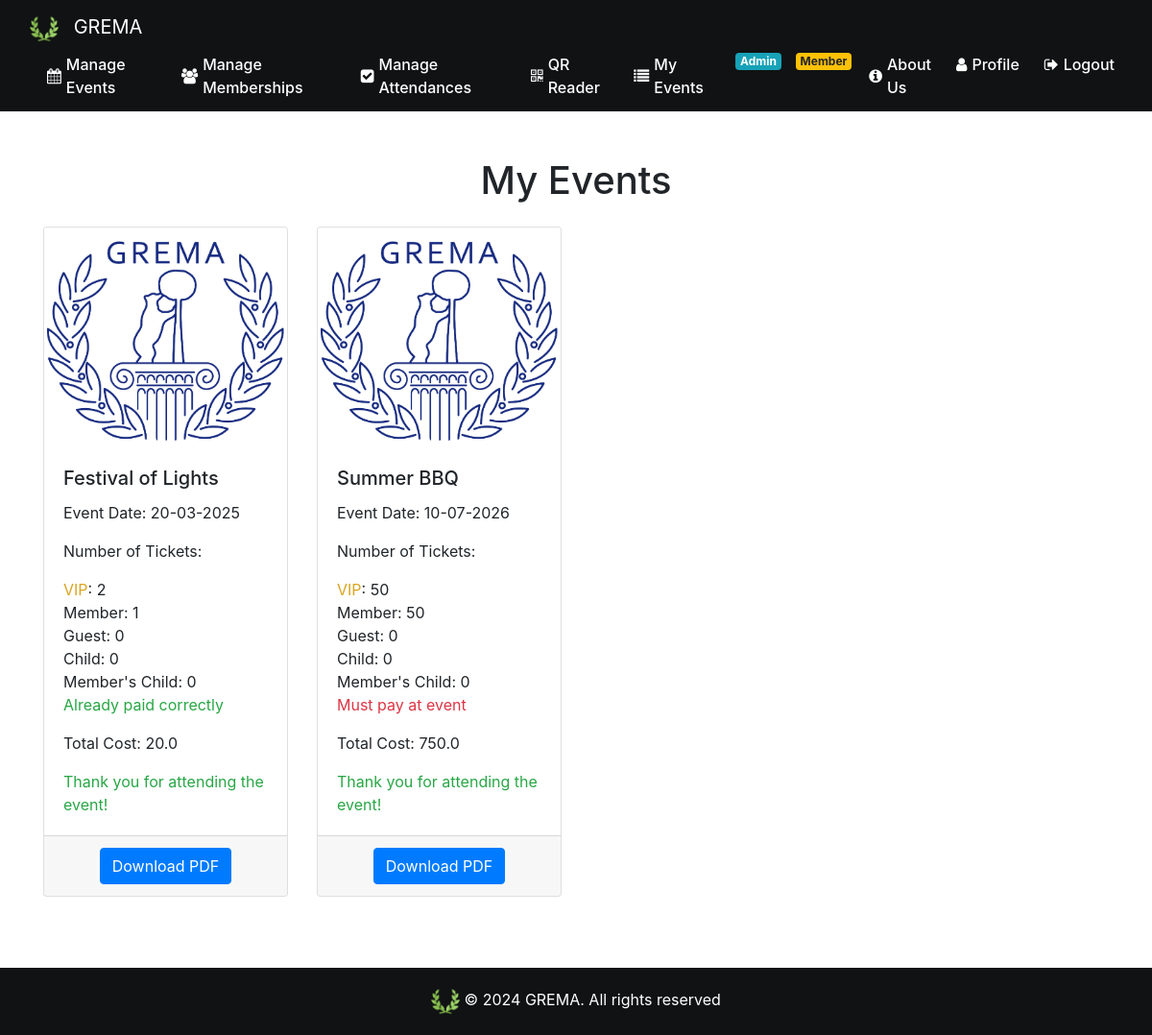
/my_events (signed in), run on the app's committed database.
### website/models.py (models this page shows)
class Event(db.Model):
    id = db.Column(db.Integer, primary_key=True)
    name= db.Column(db.String(80))
    date = db.Column(db.DateTime(timezone=True), default=func.current_date())
    max_guest_num = db.Column(db.Integer)
    member_price=db.Column(db.Float)
    member_child_price=db.Column(db.Float)
    guest_price=db.Column(db.Float)
    child_price=db.Column(db.Float)
    is_family_friendly=db.Column(db.Boolean)
    img_url=db.Column(db.String(300))
    description=db.Column(db.String(800))
    admin_id = db.Column(db.Integer, db.ForeignKey('admin.id'))

class Event_Attendance(db.Model):
    id = db.Column(db.Integer, primary_key=True)
    event_id = db.Column(db.Integer, db.ForeignKey('event.id'))
    user_id = db.Column(db.Integer, db.ForeignKey('user.id'))
    date = db.Column(db.DateTime(timezone=True), default=func.current_date())
    number_guest_tickets = db.Column(db.Integer)
    number_child_tickets = db.Column(db.Integer)
    number_member_tickets = db.Column(db.Integer)
    number_memberchild_tickets = db.Column(db.Integer)
    vip_admin_tickets= db.Column(db.Integer)
    guests_names = db.Column(db.String(300))
    cash_payment_in_event=db.Column(db.Boolean)
    total_price= db.Column(db.Float)

### website/views.py (the view)
@views.route('/my_events', methods=['GET', 'POST'])
@login_required
def my_events():
    user_attendances = Event_Attendance.query.filter_by(user_id=current_user.id).all()
    events = [Event.query.get(attendance.event_id) for attendance in user_attendances]
    now = datetime.now()
    return render_template('my_events.html', user_attendances=user_attendances, events=events, user=current_user,now=now)

### website/views.py (called while the page is built)
@views.context_processor
def inject_membership():
    if current_user.is_authenticated:
        is_member = Fee.query.filter_by(user_fee=current_user.id, payed=True).first() is not None
    else:
        is_member = False
    return dict(is_member=is_member)

### website/templates/my_events.html (shortened to what this page needs)
{% extends "base.html" %}
{% block content %}
<br><br>
<div class="container">
    <h1 class="text-center mb-4">My Events</h1>
    {% if user_attendances|length == 0 %}
    <p class="text-center text-muted mb-4">You haven't signed up for any events yet.</p>
    {% else %}
    <div class="row row-cols-1 row-cols-md-4">
        {% for i in range(user_attendances|length) %}
        <div class="col mb-4">
            <div class="card h-100 div-hover">
                {% if events[i].img_url %}
                <img src="{{ events[i].img_url }}" class="card-img-top" alt="{{ events[i].name }}">
                {% else %}
                <img src="{{ url_for('static', filename='images/gremaLogo.png') }}" class="card-img-top"
                    alt="{{ events[i].name }}">
                {% endif %}
                <div class="card-body">
                    <h5 class="card-title">{{ events[i].name }}</h5>
                    <p class="card-text">Event Date: {{ events[i].date.strftime('%d-%m-%Y') }}</p>
                    <p class="card-text">Number of Tickets:</p>
                    <ul class="list-unstyled">
                        {% if user.is_admin %}
                        <li><span style="color:goldenrod">VIP</span>: {{ user_attendances[i].vip_admin_tickets }}</li>
                        {%endif%}
                        <li>Member: {{ user_attendances[i].number_member_tickets }}</li>
                        <li>Guest: {{ user_attendances[i].number_guest_tickets }}</li>
                        <li>Child: {{ user_attendances[i].number_child_tickets }}</li>
                        <li>Member's Child: {{ user_attendances[i].number_memberchild_tickets }}</li>
                        {%if user_attendances[i].cash_payment_in_event %}
                        <li><span class="text-danger">Must pay at event</span></li>
                        {%else%}
                        <li><span class="text-success">Already paid correctly</span></li>
                        {% endif%}
                    </ul>
                    <p class="card-text">Total Cost: {{ user_attendances[i].total_price }}</p>
                    {% if events[i].date < now %} <p class="card-text text-success mb-0">Thank you for attending the
                        event!</p>
                        {% else %}
                        <p class="card-text text-primary mb-0">See you there!</p>
                        {% endif %}
                </div>
                <div class="card-footer text-center">
                    <form action="{{ url_for('views.download_event_pdf', event_id=events[i].id) }}" method="post">
                        <button type="submit" class="btn btn-primary">Download PDF</button>
                    </form>
                </div>
            </div>
        </div>
        {% endfor %}
    </div>
    {% endif %}
</div>
{% endblock %}

### website/static/base.css (style rules this page uses)
html { position: relative; min-height: 100%; }
body { margin-bottom: 100px; margin: 0; padding: 0; }

### data on the page
Event: name "Festival of Lights", date "20-03-2025"
Event_Attendance: vip_admin_tickets "2", number_member_tickets "1", number_guest_tickets "0", number_child_tickets "0", number_memberchild_tickets "0", total_price "20.0"
Event: name "Summer BBQ", date "10-07-2026"
Event_Attendance: vip_admin_tickets "50", number_member_tickets "50", number_guest_tickets "0", number_child_tickets "0", number_memberchild_tickets "0", total_price "750.0"
